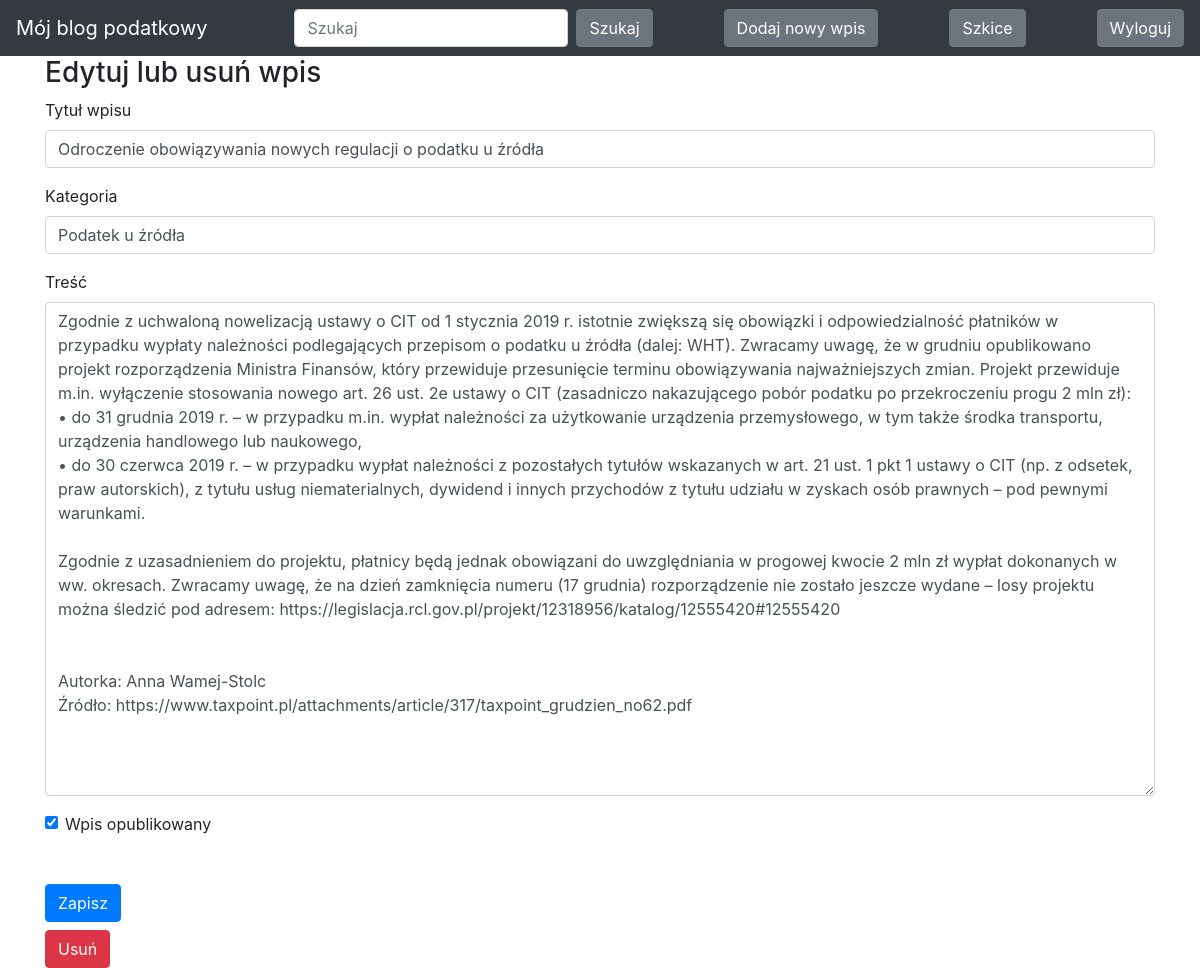
/edit-post/9 (signed in), run on the app's committed database.
### blog/models.py (models this page shows)
class Entry(db.Model):
    id = db.Column(db.Integer, primary_key=True)
    title = db.Column(db.String(80), nullable=False)
    body = db.Column(db.Text, nullable=False)
    pub_date = db.Column(db.DateTime, nullable=False,
                         default=datetime.datetime.utcnow)
    is_published = db.Column(db.Boolean, default=False)
    category = db.Column(db.String(80), nullable=False)

### blog/routes.py (the view)
@app.route("/edit-post/<int:entry_id>", methods=["GET", "POST"])
@login_required
def edit_entry(entry_id):
    return create_or_edit_entry(entry_id)

### blog/forms.py
class EntryForm(FlaskForm):
    title = StringField('Title', validators=[DataRequired()])
    body = TextAreaField('Content', validators=[DataRequired()])
    is_published = BooleanField('Is published?')
    category = StringField('Category', validators=[DataRequired()])

### blog/routes.py (called while the page is built, shortened)
def create_or_edit_entry(entry_id=None):
    errors = None
    if isinstance(entry_id, int):
        entry = Entry.query.filter_by(id=entry_id).first_or_404()
        form = EntryForm(obj=entry)
    return render_template("entry_form.html", form=form, errors=errors, entry_id=entry_id)

def login_required(view_func):
    @functools.wraps(view_func)
    def check_permissions(*args, **kwargs):
        if session.get('logged_in'):
            return view_func(*args, **kwargs)
        return redirect(url_for('login', next=request.path))
    return check_permissions

### blog/templates/entry_form.html (shortened to what this page needs)
<!DOCTYPE html>
<html lang="en">
{% extends "base.html" %}
{% block content %}
<h3>
    {% if 'new-post' in request.path %}
    Dodaj nowy wpis
    {% else %}
    Edytuj lub usuń wpis
    {% endif %}
</h3>
{% if 'new-post' in request.path %}
<form action="/new-post" method="POST">
{% else %}
<form action="{{ request.path }}" method="POST">
{% endif %}
   <div class="form-group">
       <label for="title">Tytuł wpisu</label>
       {{ form.title(class_="form-control") }}
   </div>
    <div class="form-group">
       <label for="category">Kategoria</label>
       {{ form.category(class_="form-control") }}
   </div>
   <div class="form-group">
       <label for="body">Treść</label>
       {{ form.body(class_="form-control", cols="100", rows="20") }}
   </div>
   <div class="form-check">
       {{ form.is_published(class_="form-check-input") }}
       <label class="form-check-label" for="is_published">Wpis opublikowany</label>
   </div>
   <button type="submit" class="btn btn-primary mt-5">Zapisz</button>
</form>
    {% if 'edit-post' in request.path %}
    <form  class="mt-2" action="{{ url_for('delete_entry', entry_id=entry_id) }}" method="POST">
    <button class="btn btn-danger my-2 my-sm-0" type="submit">Usuń</button>
    </form>
    {% endif %}
{% endblock %}

### data on the page
Entry: title "Odroczenie obowiązywania nowych regulacji o podatku u źródła", category "Podatek u źródła", body "Zgodnie z uchwaloną nowelizacją ustawy o CIT od 1 stycznia 2019 r. istotnie zwiększą się obowiązki i odpowiedzialność płatników w przypadku wypłaty należności podlegających przepisom o podatku u źródła (dalej: WHT). Zwracamy uwagę, że w grudniu opublikowano projekt rozporządzenia Ministra Finansów, który przewiduje przesunięcie terminu obowiązywania najważniejszych zmian. Projekt przewiduje m.in. wyłączenie stosowania nowego art. 26 ust. 2e ustawy o CIT (zasadniczo nakazującego pobór podatku po przekroczeniu progu 2 mln zł): • do 31 grudnia 2019 r. – w przypadku m.in. wypłat należności za użytkowanie urządzenia przemysłowego, w tym także środka transportu, urządzenia handlowego lub…", is_published "☑"
